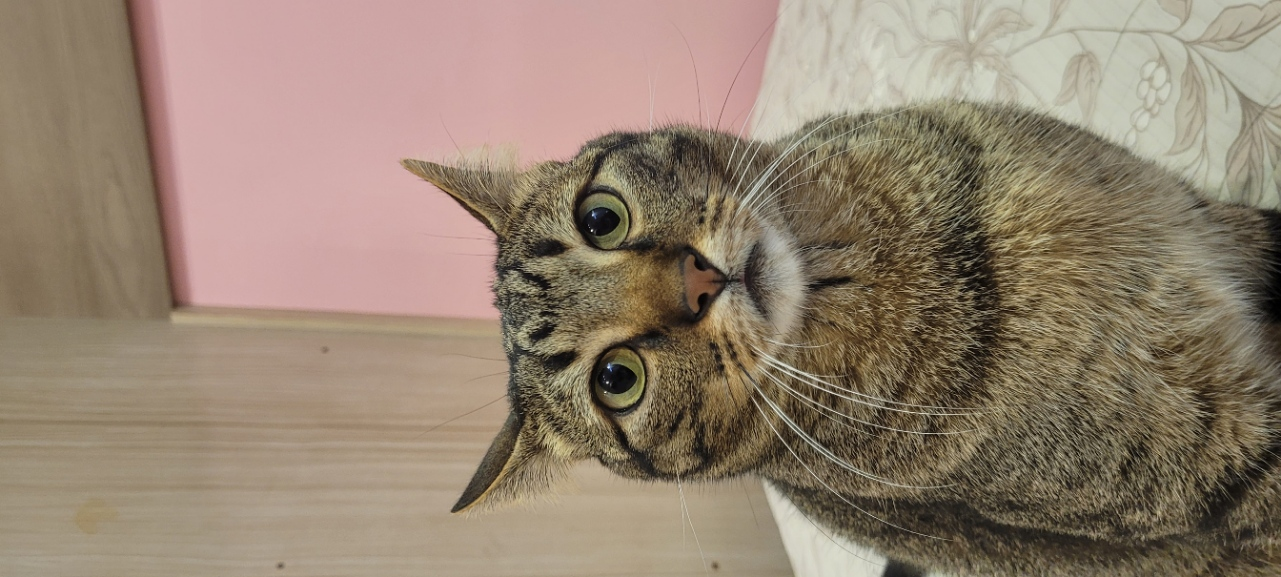
#> input picture cat_felix.jpg, 1281 x 577 px
$ jupyter execute --allow-errors exercicio_PCA.ipynb
#> lines starting #> are read from the running program, lines starting #| are printed output that depends on the picture
[cell 1]
import numpy as np
import matplotlib.pyplot as plt
from sklearn.decomposition import PCA
from PIL import Image

[cell 2]
# ==========================
# 1️⃣ Importar e exibir a imagem
# ==========================
# Substitua pelo nome da sua imagem
img_path = "./cat_felix.jpg"
img = Image.open(img_path)
#> img is the input picture: PIL image 1281x577 RGB; mean R, G, B 147.9, 131, 113

plt.figure(figsize=(4, 4))
plt.imshow(img)
plt.title("Imagem Original (Colorida)")
plt.axis("off")
plt.show()

[cell 3]
# ==========================
# 2️⃣ Converter para escala de cinza
# ==========================
gray_img = img.convert("L")
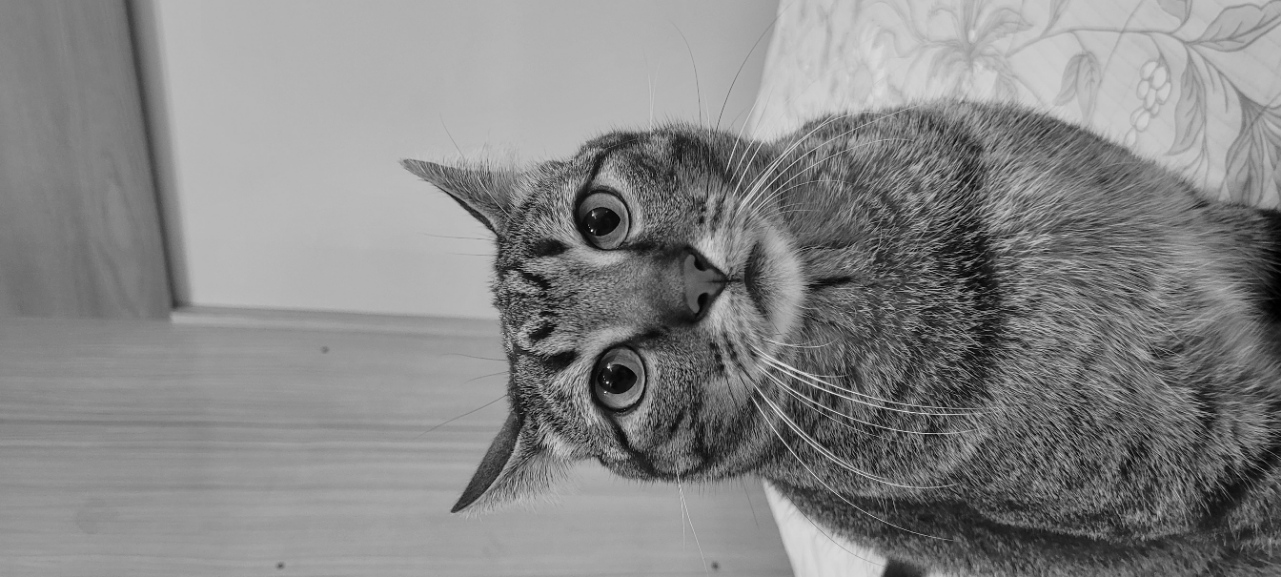
#> gray_img: PIL image 1281x577 L; min 0, max 250, mean 134
plt.figure(figsize=(4, 4))
plt.imshow(gray_img, cmap="gray")
plt.title("Imagem em Escala de Cinza")
plt.axis("off")
plt.show()

[cell 4]
# ==========================
# 3️⃣ Mostrar dimensões (pixels)
# ==========================
img_array = np.array(gray_img)
print(f"Dimensões da imagem: {img_array.shape}")
#| Dimensões da imagem: (577, 1281)

[cell 5]
# ==========================
# 4️⃣ Converter para formato padrão (matriz 2D)
# ==========================
# Cada linha será um pixel (linha da imagem)
X = img_array / 255.0  # Normaliza os valores (0–1)

print(f"Formato para PCA: {X.shape}")
#| Formato para PCA: (577, 1281)

[cell 6]
# ==========================
# 5️⃣ Aplicar PCA
# ==========================
pca = PCA()
pca.fit(X)

[cell 7]
# ==========================
# 6️⃣ Verificar variância explicada cumulativa
# ==========================
var_cum = np.cumsum(pca.explained_variance_ratio_)

plt.figure()
plt.plot(var_cum * 100)
plt.xlabel('Número de Componentes Principais')
plt.ylabel('Variância Explicada Acumulada (%)')
plt.title('Variância Explicada pela PCA')
plt.grid(True)
plt.show()
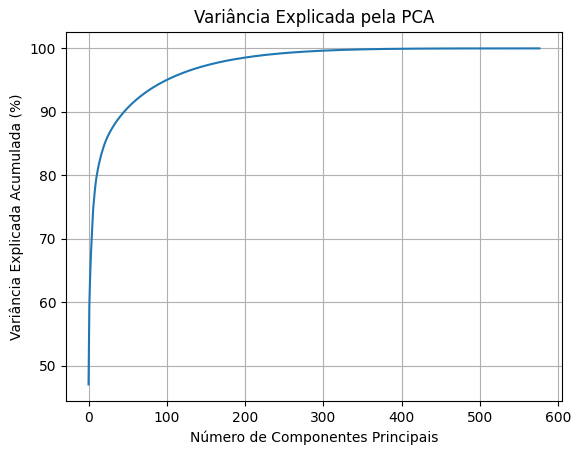
#> figure drawn by matplotlib, 1 panel; curve peaks at x = 575, y = 100

[cell 8]
# ==========================
# 7️⃣ Redução para 95% e 99% da variância
# ==========================
pca_95 = PCA(0.95)
X_pca_95 = pca_95.fit_transform(X)
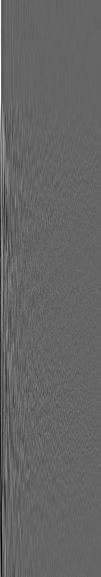
#> X_pca_95: shape (577, 101) float64; min -4.99, max 7.51, mean 9.59e-17; drawn with min black and max white
X_reconstructed_95 = pca_95.inverse_transform(X_pca_95)
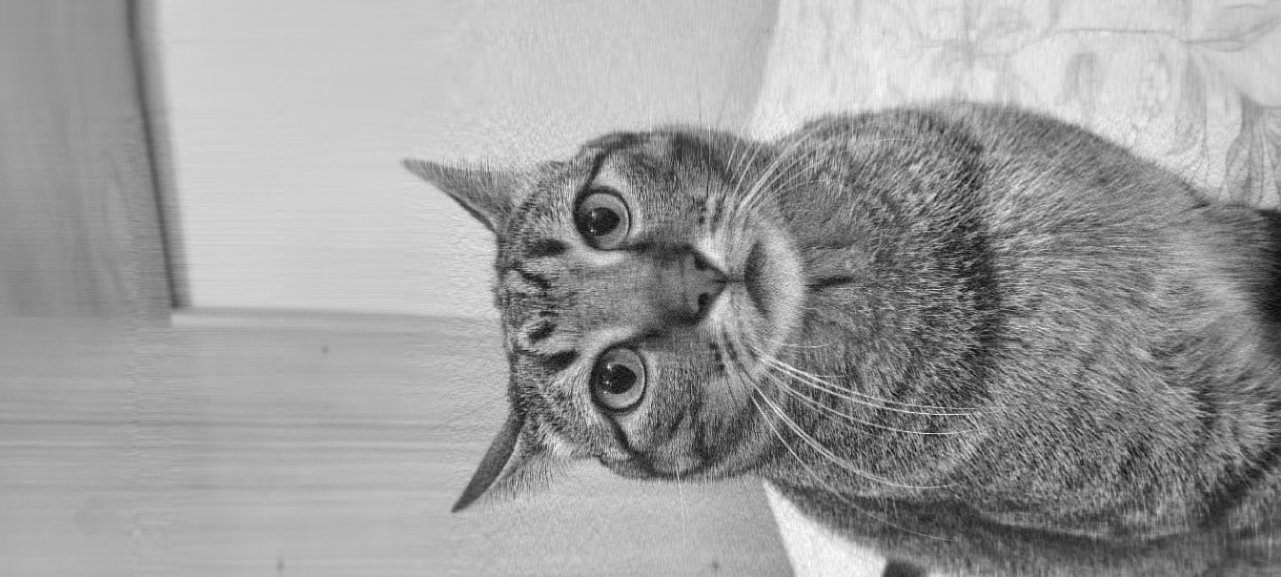
#> X_reconstructed_95: shape (577, 1281) float64; min -0.0846, max 0.902, mean 0.525; drawn with min black and max white

pca_99 = PCA(0.99)
X_pca_99 = pca_99.fit_transform(X)
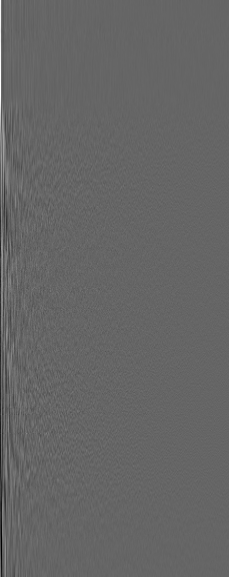
#> X_pca_99: shape (577, 229) float64; min -4.99, max 7.51, mean 5.36e-17; drawn with min black and max white
X_reconstructed_99 = pca_99.inverse_transform(X_pca_99)

[cell 9]
# ==========================
# 8️⃣ Mostrar imagens reconstruídas
# ==========================
fig, ax = plt.subplots(1, 3, figsize=(12, 4))
ax[0].imshow(X, cmap="gray")
ax[0].set_title("Original")
ax[0].axis("off")

ax[1].imshow(X_reconstructed_95, cmap="gray")
ax[1].set_title("Reconstruída (95%)")
ax[1].axis("off")

ax[2].imshow(X_reconstructed_99, cmap="gray")
ax[2].set_title("Reconstruída (99%)")
ax[2].axis("off")

plt.show()

[cell 10]
# ==========================
# 9️⃣ Mostrar quantidade de características
# ==========================
print(f"Número original de características: {X.shape[1]}")
#| Número original de características: 1281
print(f"Características mantidas (95%): {pca_95.n_components_}")
print(f"Características mantidas (99%): {pca_99.n_components_}")

[cell 11]
# ==========================
# 🔟 Gráfico das projeções e autovetores
# ==========================
plt.figure(figsize=(6, 6))
plt.scatter(X_pca_95[:, 0], X_pca_95[:, 1], s=2, alpha=0.5, label="Projeções (pixels)")
plt.quiver(np.zeros(pca_95.components_.shape[0]),
           np.zeros(pca_95.components_.shape[0]),
           pca_95.components_[:, 0],
           pca_95.components_[:, 1],
           angles='xy', scale_units='xy', scale=1, color='r', label="Autovetores (PCs)")
plt.title("Projeções e Autovetores (PCA 95%)")
plt.xlabel("PC1")
plt.ylabel("PC2")
plt.legend()
plt.grid(True)
plt.show()
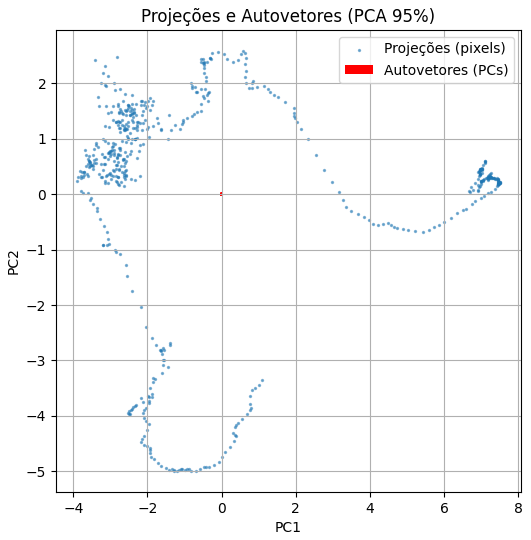
#> figure drawn by matplotlib, 1 panel

$ run again, with MyPortifolio/profile-pic.jpg copied over cat_felix.jpg
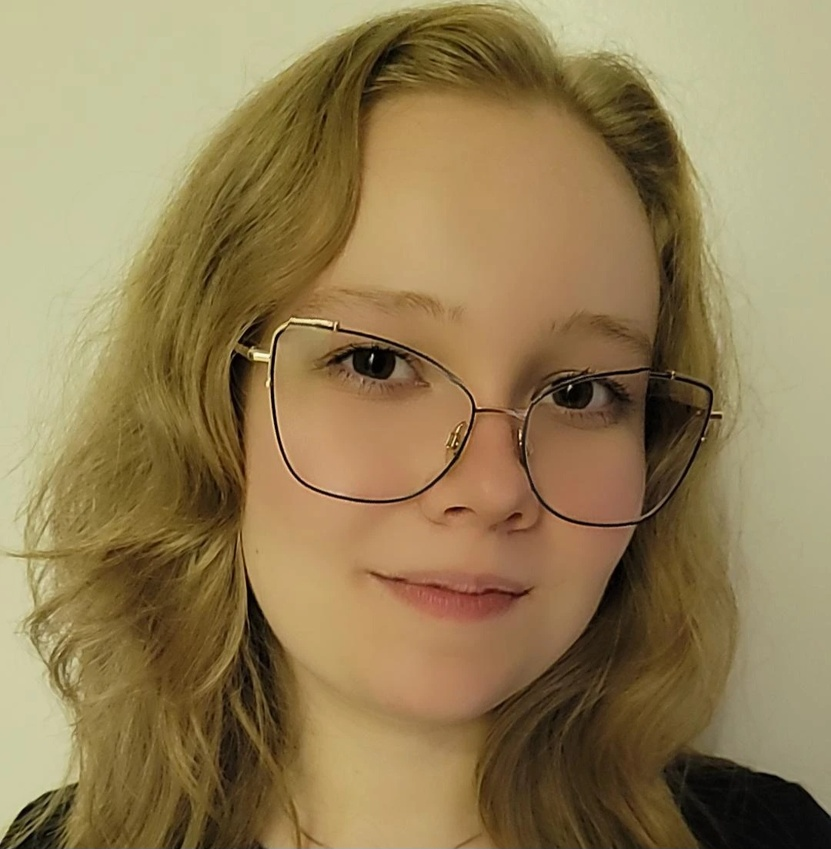
#> input picture MyPortifolio/profile-pic.jpg, 831 x 849 px, shrunk from 1080 x 1103 before the run
#> img is the input picture: PIL image 831x849 RGB; mean R, G, B 146.7, 126.2, 85.6
#| Dimensões da imagem: (849, 831)
#| Formato para PCA: (849, 831)
#> `X_pca_99 = pca_99.fit_transform(X)`:
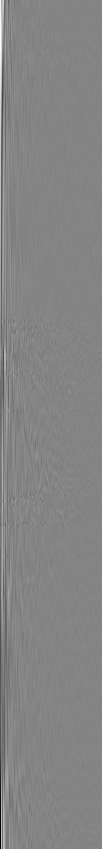
#> X_pca_99: shape (849, 102) float64; min -6.79, max 6.27, mean -2.53e-17; drawn with min black and max white
#| Número original de características: 831
#> `plt.show()`:
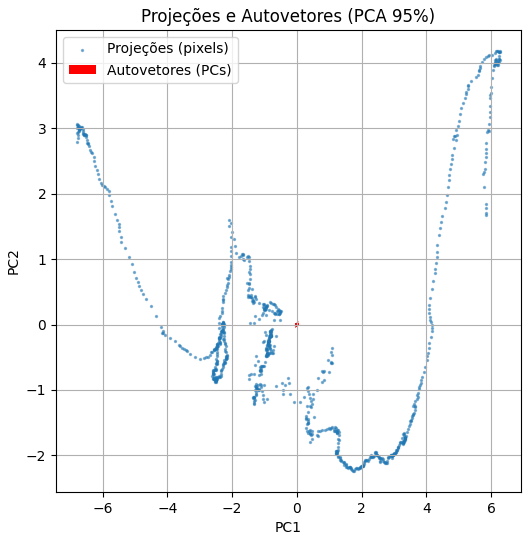
#> figure drawn by matplotlib, 1 panel
